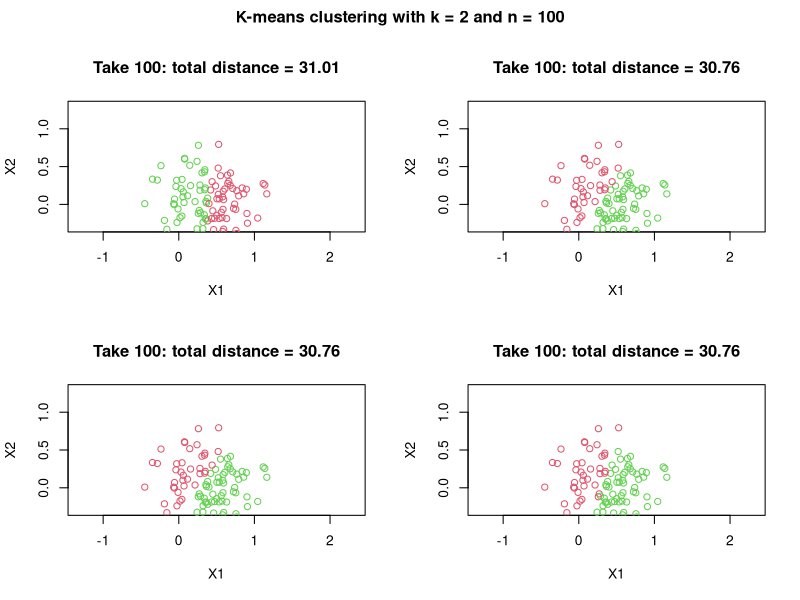

Source code (R):
# K-means Clustering Basic Practice
# Started on 9/13/2017
#
# The purpose of this file is to practice coding the basic K-means algorithm on a simple simulated set of data.
# This will be easy and messy, but it will be fun practice!
graphics.off()

n <- 100
k <- 2
sample_sd <-0.3

# simulate data
simulate = 'clustered'

if (simulate == 'uniform'){
  # The easy way - x and y values randomly spread across [0,1]
  x1 <- runif(n)
  x2 <- runif(n)
  X <- data.frame(x1,x2, rep(0,n))
} else if (simulate == 'clustered'){
  k_starting_pts <- data.frame(runif(k),runif(k))
  
  X <- data.frame(rep(0,n),rep(0,n),rep(0,n),rep(0,n))
  names(X) <- c('X1','X2','Cluster','Distance')

  # For first k-1 points, cluster ~ n/k points around it.
  
  cluster_pts_all <- data.frame(rep(0,k),rep(0,k))
  nk <- floor(n/k)
  for (i in 1:(k-1)){
    cluster_pt <- c(runif(1),runif(1))
    cluster_pts_all[i,] <- cluster_pt
    #X[iter,1:2] <- cluster_pt
    # Cluster points around this!
    X[((i-1)*nk+1):(i*nk),1:2] <- (
      data.frame(rnorm(nk, mean = cluster_pt[1], sd = sample_sd), 
                 rnorm(nk, mean = cluster_pt[2], sd = sample_sd)))
  }
  cluster_pt <- c(runif(1),runif(1))
  cluster_pts_all[k,] <- cluster_pt
  X[((k-1)*nk+1):n,1:2] <- (
    data.frame(rnorm(n-(k-1)*nk, mean = cluster_pt[1], sd = sample_sd), 
               rnorm(n-(k-1)*nk, mean = cluster_pt[2], sd = sample_sd)))
  
  # Shuffle points around
  X <- X[sample(n,replace=FALSE),]
  
  #plot(X[,1:2])
  #points(cluster_pts_all, col = 'red')
  #title(sprintf('Simulation of clustering around %i points with sd = %.2f',k,sample_sd))
  
} else {
  print('Not a proper point simulation')
  break
}

# Now for the algorithm! The algorithm starts by randomly assigning points
# to clusters. Next, it will compute the mean of each cluster. Then it will
# cycle through each point and move it to the cluster closest to it.
# I need a way to check if anything has changed - I could store the third 
# column of my X matrix every cycle and check if it's the same as the previous - genious!
# You know what would be a fun challenge - what is the most complex code you 
# can write without going back and without ever debugging?


# Try this procedure 6 times to compare results
par(mfrow = c(2,2), oma=c(0,0,2,0))
#par(mfrow = c(2,2))

for (tries in 1:4) {
  
# randomly assign clusters
X[,3] <- sample(1:k, n, replace=TRUE)

prev_clusters <- rep(0,n)
cluster_means <- data.frame(rep(0,k),rep(0,k), rep(0,k)) # How can I use apply to make this better?
names(cluster_means) <- c('means x1', 'mean x2', 'n (cluster)')

iter <- 0
distance_from_means <- rep(0,k)



while(!identical(X[,3],prev_clusters) && iter < 30){
  
  # Reset cluster means and previous clusters
  cluster_means <- data.frame(rep(0,k),rep(0,k), rep(0,k))
  prev_clusters <- X[,3]
  iter <- iter + 1
  
  # Calculate cluster means. First sum all cluster points up
  for (i in 1:n){
    clust <- X[i,3]
    cluster_means[clust,1:2] <- cluster_means[clust,1:2] + X[i,1:2]
    cluster_means[clust,3] <- cluster_means[clust,3] + 1
  }
  # Average out means
  for (m in 1:k){
    if (cluster_means[m,3]==0){
      cluster_means[m,1:2] <- rep(0,2)
    } else {
      cluster_means[m,1:2] <- cluster_means[m,1:2]/cluster_means[m,3]
    }
  }
  
  # Generate new clusters
  
  for (i in 1:n){
    for (j in 1:k){
      x <- unname(X[i,1:2]); y <- unname(cluster_means[j,1:2])
      distance_from_means[j] <- dist(rbind(data.frame(x),data.frame(y)))
    }
    # Update cluster and distance from mean
    X[i,3] <- which.min(distance_from_means)
    X[i,4] <- min(distance_from_means)
  }
  
  print(sum(X[,4]))
  if(is.na(sum(X[,4]))){browser()}
}
iter

#pt_color <- c('red','blue','green') #fixed for k = 3, but I'll cross that bridge later
pt_color <- 2:(k+1)

#The truly lazy way of graphing this all
#plot(X[1:2,],col=pt_color[X[,3]])
plot(X[1,1:2], col = pt_color[X[1,3]], asp = 1, xlim = c(-sample_sd,1+sample_sd), ylim=c(-sample_sd,1+sample_sd))
for (i in 2:n){
  points(X[i,1:2], col = pt_color[X[i,3]])
}

title(sprintf('Take %i: total distance = %0.2f',i,sum(X[,4])))

}
      
title(sprintf('K-means clustering with k = %i and n = %i',k,n),outer=TRUE)
      